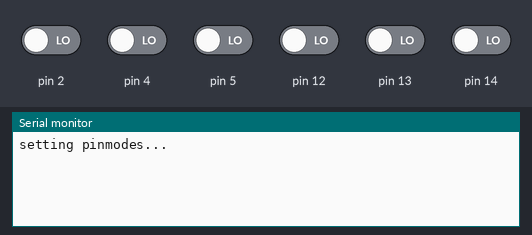
A sketch run on a simulated Arduino Uno, built with avr-gcc and run on an emulated ATmega328P. On the bench: the last lines printed to the serial monitor. Inputs (shaded band) come from the test bench; at power-on: pin 2, pin 4, pin 5, pin 12–14 LOW.

Above: at 3.2 s.
3.3 s: pin 2 driven HIGH
At 3.7 s:
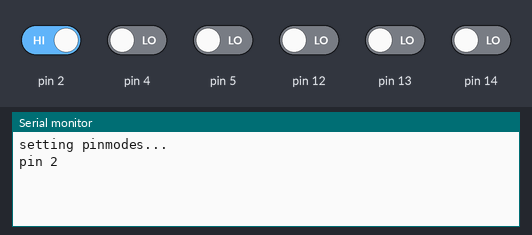
5.3 s: pin 4 driven HIGH
At 5.7 s:
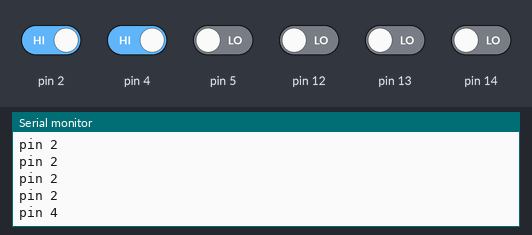
6.8 s: pin 5 driven HIGH
At 7.2 s:
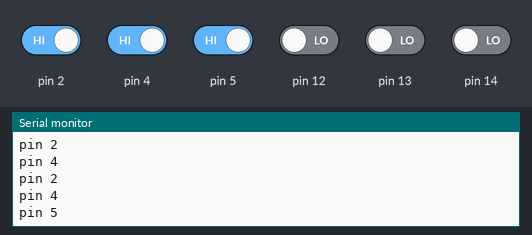
8.3 s: pin 12 driven HIGH
At 9.2 s:
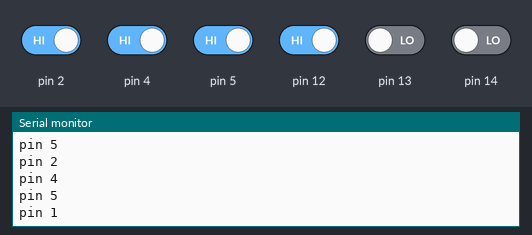
9.8 s: pin 13 driven HIGH
11.3 s: pin 14 driven HIGH
At 12.2 s:
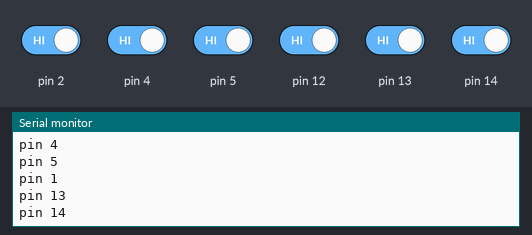
Timing chart, 0 to 13.8 s (numbered marks = the images above; inputs shaded):
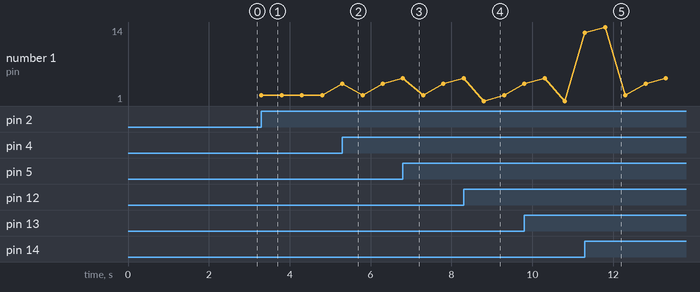

The sketch:

GPIOInputTeller.ino
```cpp
void setup() {

  delay(2000);
  Serial.begin(115200);

  Serial.println("setting pinmodes...");
  pinMode(0, INPUT);
  pinMode(2, INPUT);
  pinMode(4, INPUT);
  pinMode(5, INPUT);
  pinMode(12, INPUT);
  pinMode(13, INPUT);
  pinMode(14, INPUT);

}

void loop() {

  int i = digitalRead(0);
  if (i == 1) {
    Serial.println("pin 0");
    delay(500);
  }

  i = digitalRead(2);
  if (i == 1) {
    Serial.println("pin 2");
    delay(500);
  }

  i = digitalRead(4);
  if (i == 1) {
    Serial.println("pin 4");
    delay(500);
  }

  i = digitalRead(5);
  if (i == 1) {
    Serial.println("pin 5");
    delay(500);
  }

  i = digitalRead(12);
  if (i == 1) {
    Serial.println("pin 1");
    delay(500);
  }

  i = digitalRead(13);
  if (i == 1) {
    Serial.println("pin 13");
    delay(500);
  }

  i = digitalRead(14);
  if (i == 1) {
    Serial.println("pin 14");
    delay(500);
  }


}
```

Measured:
- after the input at 3.3 s, the serial monitor: prints a new line at once (image 1)
- after the input at 5.3 s, the serial monitor: prints a new line at once (image 2)
- after the input at 6.8 s, the serial monitor: prints a new line at once (image 3)
- after the input at 8.3 s, the serial monitor: prints a new line after 0.50 s (image 4)
- after the input at 11.3 s, the serial monitor: prints a new line after 0.50 s (image 5)
- plotted number 1: 2 → 4 after the input at 5.3 s
